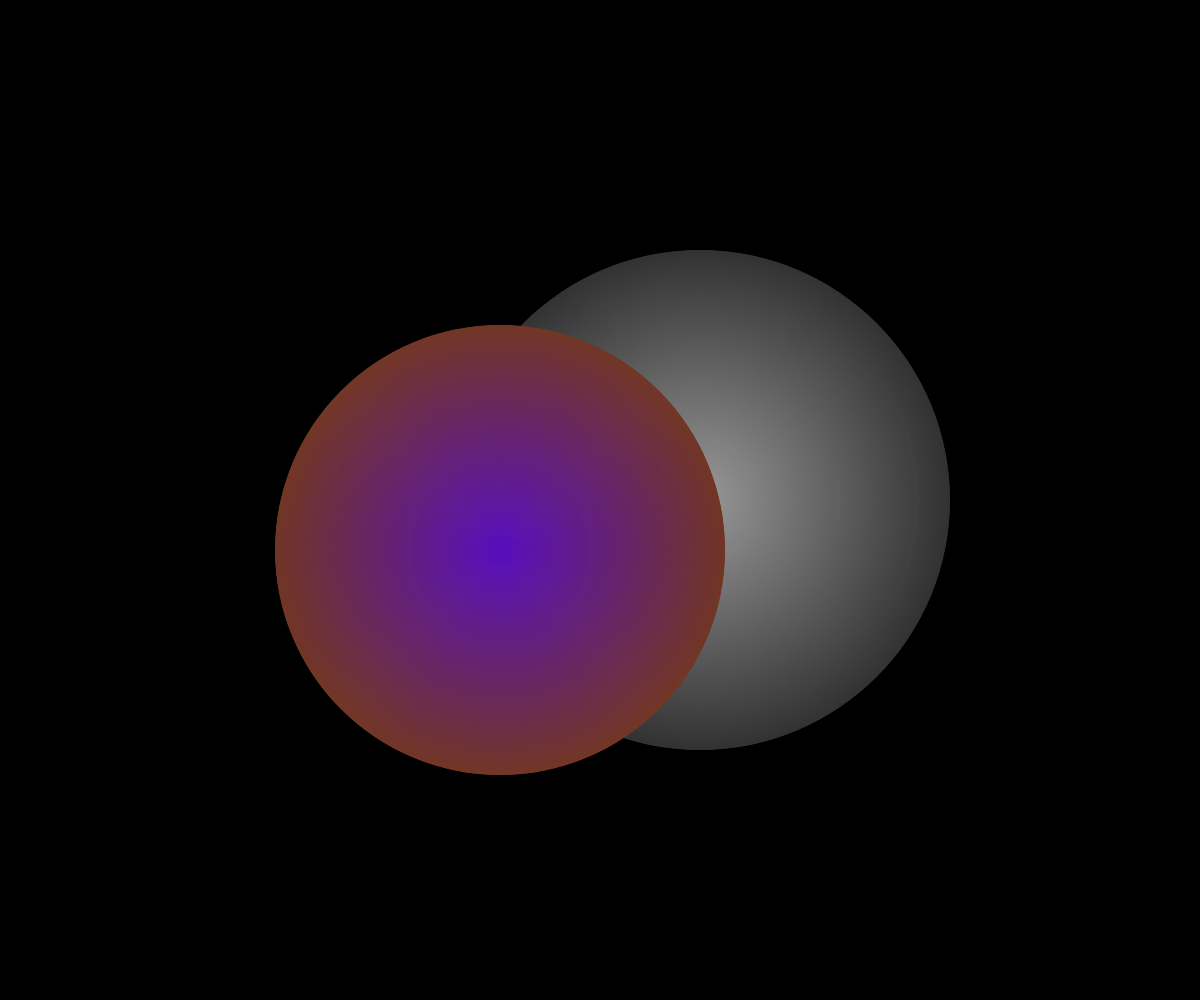
Frame 1 (no input)
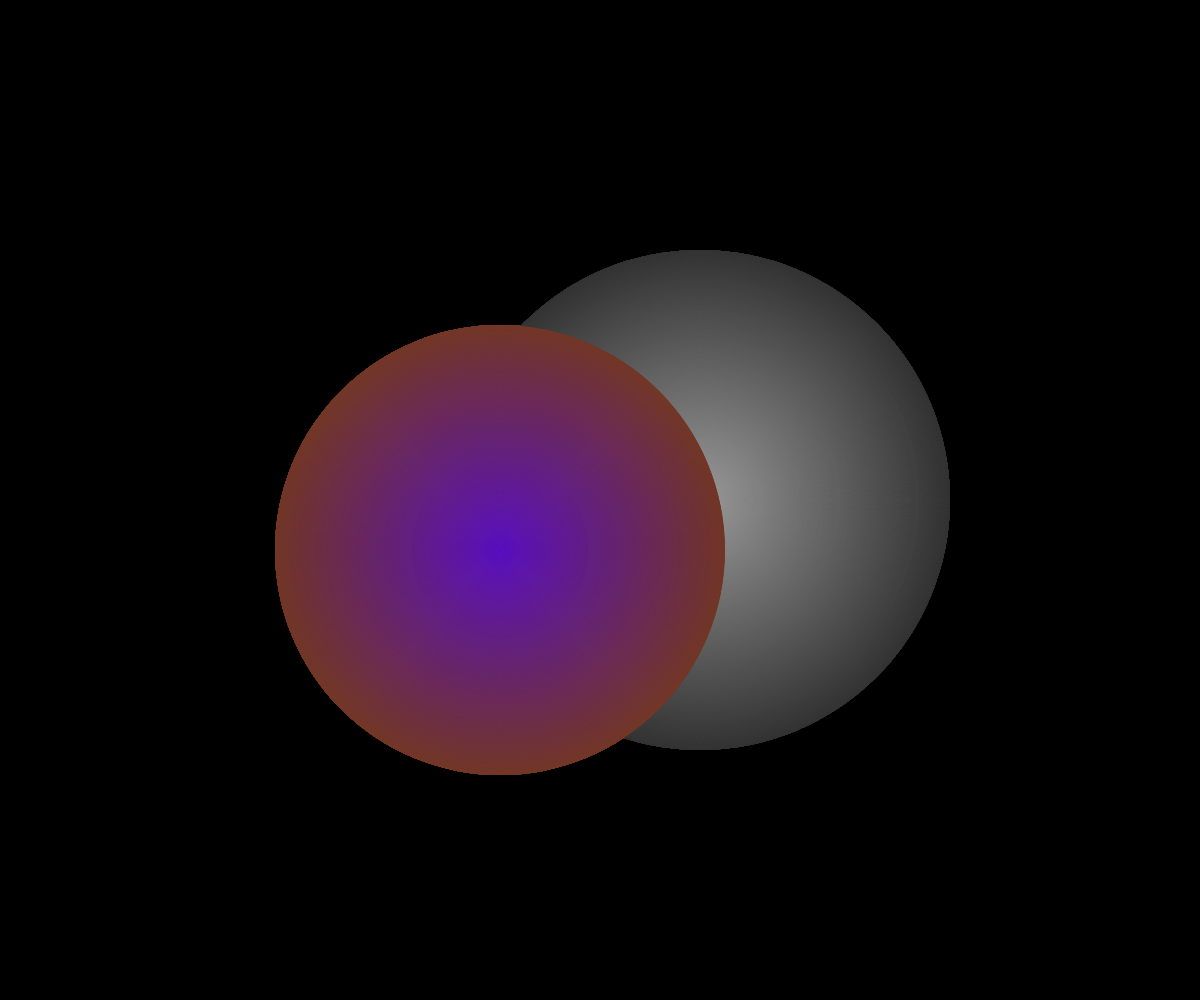
Frame 60 (no input)
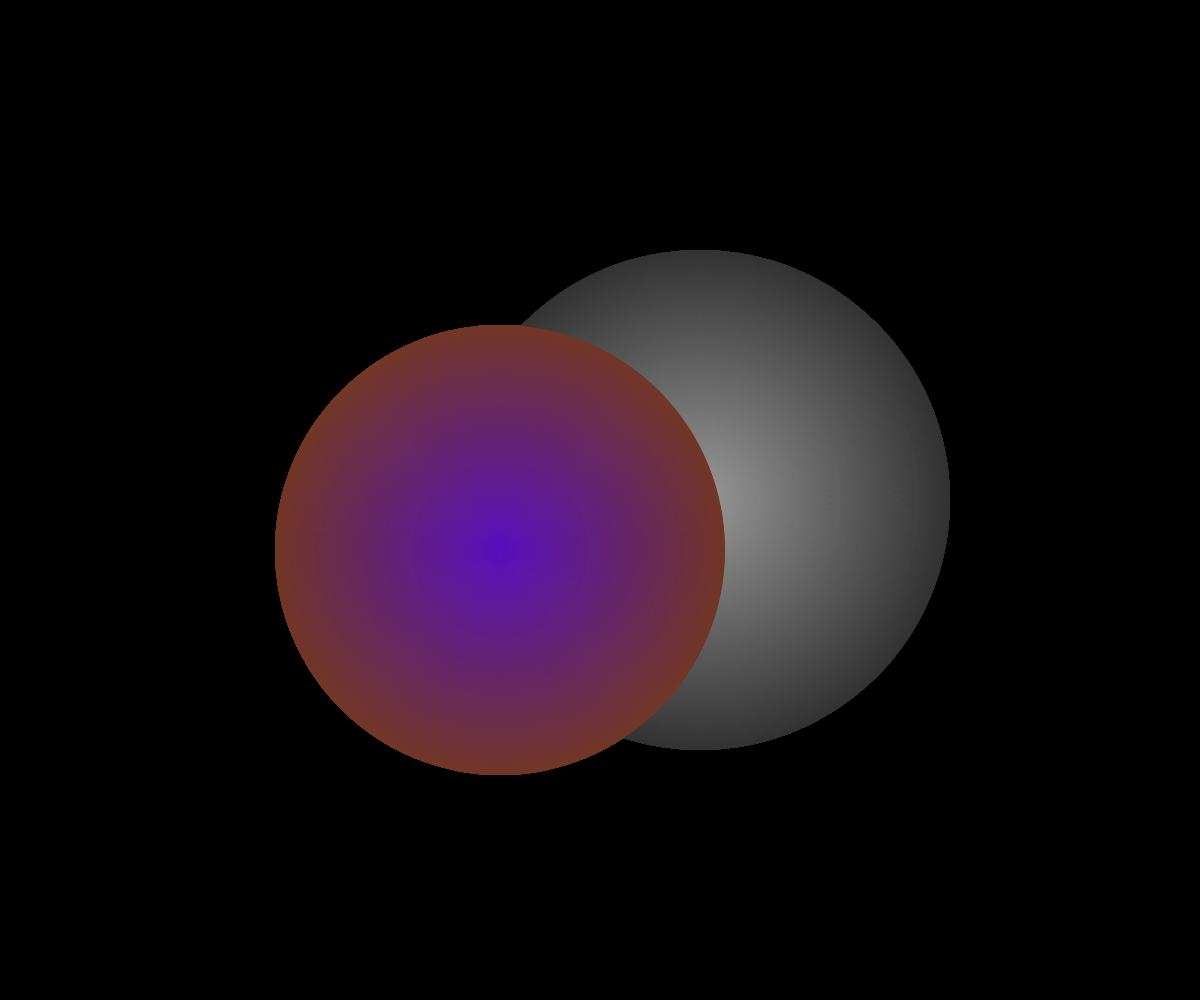
Frame 120 (the mouse pressed at the canvas centre since frame 60)

The p5.js sketch that drew these frames (run headless with seeded random() and noise() and a simulated clock; from frame 60 on, the mouse is pressed at the canvas centre):

// p5.js sketch
// ── sketch.js
let centerX;
let centerY;

function setup() {
  createCanvas(windowWidth, windowHeight);
  background(0);
  centerX = windowWidth / 2;
  centerY = windowHeight / 2;
}

function draw() {
  colorMode(RGB);
  noStroke();
  drawMoon(500);
  drawSun(450);
  
}

function drawSun(diameter) {
  const orange = color(120, 65, 0);
  const purple = color(80, 0, 255);

  const steps = 1000;
  const decrement = diameter / steps;

  for (let d = diameter; d > 0; d -= decrement) {
    const interpolAmount = map(d, 0, diameter, 0.25, 0.85);
    colorInterpol = lerpColor(purple, orange, interpolAmount);
    fill(colorInterpol);
    circle(centerX-100, centerY+50, d);
  }
}

function drawMoon(diameter) {
  const black = color(0, 0, 0);
  const white = color(255, 255, 255);

  const steps = 1000;
  const decrement = diameter / steps;

  for (let d = diameter; d > 0; d -= decrement) {
    const interpolAmount = map(d, 0, diameter, 0.6, 0.2);
    colorInterpol = lerpColor(black, white, interpolAmount);
    fill(colorInterpol);
    circle(centerX+100, centerY, d);
  }
}
